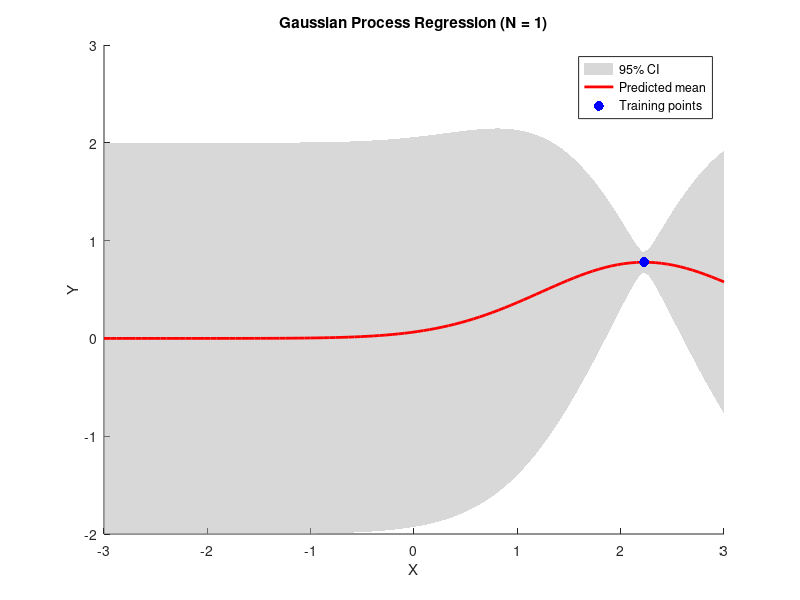

The MATLAB source for this figure: (Note: this script raises an error after producing the figure.)
% Copyright (c) 2025, Boyuan Deng
% All rights reserved.

%% Generate sample data
X = -3 + 6 * rand(20, 1);
Y = sin(X) + 0.05 * randn(20, 1); % observations Y include some noise
n = length(X);

%% Define the RBF kernel function
sigma = 1.0; % bandwidth of the RBF kernel
RBF_kernel = @(x1, x2) exp(-norm(x1 - x2)^2 / (2 * sigma^2));
%%

K = zeros(n, n); % initialize the kernel matrix
X_test = linspace(-3, 3, 100)'; % test inputs for prediction
m_test = length(X_test);

figure;
set(gcf,'color','w'); % gcf => 'get current figure'

scriptPath = mfilename('fullpath');
[scriptDir, ~, ~] = fileparts(scriptPath);
filename = fullfile(scriptDir, 'gpr_onedim_demo.gif');

for i = 1:n
    % Update the kernel matrix with new training point
    for j = 1:i
        K(i, j) = RBF_kernel(X(i), X(j));
        K(j, i) = K(i, j); % symmetric matrix
    end
    
    % Add noise variance to the diagonal elements
    K(1:i, 1:i) = K(1:i, 1:i) + 0.05^2 * eye(i);
    
    % Compute the kernel between test points and training points
    K_test = zeros(m_test, i);
    for k = 1:m_test
        for j = 1:i
            K_test(k, j) = RBF_kernel(X_test(k), X(j));
        end
    end
    
    % Compute predicted mean
    K_inv = inv(K(1:i, 1:i));
    mu_test = K_test * K_inv * Y(1:i);
    
    % Compute predicted variance
    K_test_test = zeros(m_test, m_test);
    for k = 1:m_test
        for j = 1:m_test
            K_test_test(k, j) = RBF_kernel(X_test(k), X_test(j));
        end
    end
    
    var_test = K_test_test - K_test * K_inv * K_test';
    std_test = sqrt(diag(var_test));
    
    % Identify test points that are not training points
    [isTrain, ~] = ismembertol(X_test, X(1:i), 1e-6);
    X_test_CI = X_test(~isTrain);
    mu_test_CI = mu_test(~isTrain);
    std_test_CI = std_test(~isTrain);
    %% Plot the results
    cla; % clear current axes
    hold on;
    fill([X_test_CI; flipud(X_test_CI)], ...
         [mu_test_CI - 2 * std_test_CI; flipud(mu_test_CI + 2 * std_test_CI)], ...
         [0.7, 0.7, 0.7], 'EdgeColor', 'none','FaceAlpha',0.5); % 95% CI
    plot(X_test, mu_test, 'r', 'LineWidth', 2); % predicted mean
    scatter(X(1:i), Y(1:i), 50, 'filled','MarkerFaceColor','blue'); % training points
    hold off;
    legend('95% CI', 'Predicted mean', 'Training points', 'Location', 'Best');
    title(['Gaussian Process Regression (N = ' num2str(i) ')']);
    xlabel('X');
    ylabel('Y');
    
    %% Generate gif
    drawnow;
    frame = getframe(gcf); % capture figure frame
    im = frame2im(frame); % convert frame to image
    [A,map] = rgb2ind(im,256); % convert image to indexed image
    if i == 1
        imwrite(A, map, filename, 'gif', 'LoopCount', Inf, 'DelayTime', 1);
    else
        imwrite(A, map, filename, 'gif', 'WriteMode', 'append', 'DelayTime', 1);
    end

    pause(1);
end
